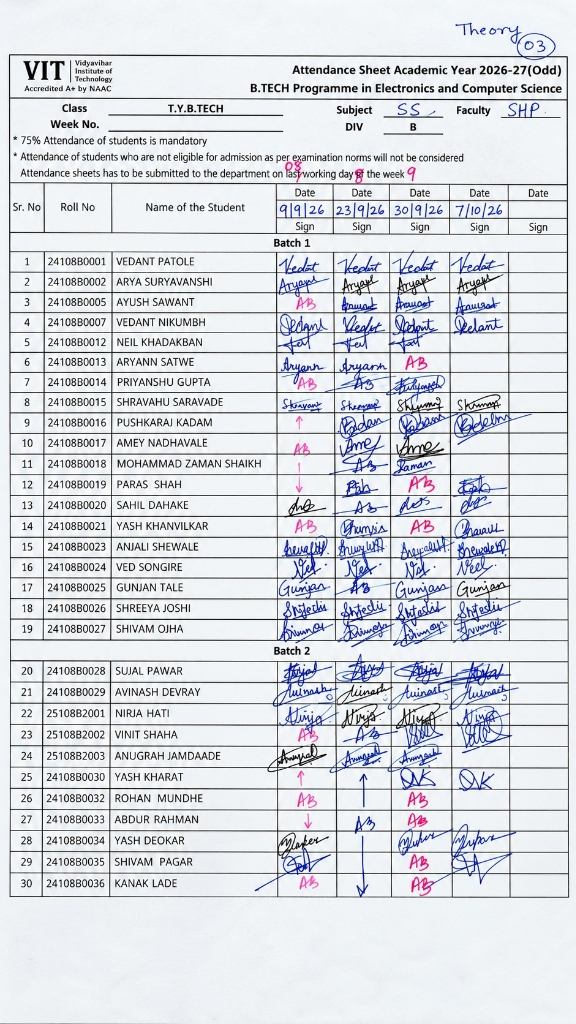
#> input picture backend/tests/fixtures/images/01_ss_divb_sr1_30_arrows.jpg, 576 x 1024 px
$ python -i image_pipeline.py   (imports and definitions only)   (older library calls are emulated)
#> lines starting #> are read from the running program, lines starting #| are printed output that depends on the picture; after the words box and inside, x2 and y2 are one past the last pixel; in counts of white or black regions, pixels touching at a corner belong together
#> further down, picture is the input picture: shape (1024, 576, 3); mean B, G, R 225.6, 219.6, 216.6
"""
backend/vision/image_pipeline.py — OpenCV Image Quality Gate & Perspective Pipeline
Provides blur detection, skew checking, table detection, perspective rectification, and cell cropping.
"""
import logging
from dataclasses import dataclass
from pathlib import Path
from typing import Optional, Tuple, List, Union
import cv2
import numpy as np

logger = logging.getLogger("attendai.vision.image_pipeline")

BLUR_THRESHOLD = 50.0       # Laplacian variance below this is flagged as blurry
SKEW_THRESHOLD_DEG = 15.0    # Degrees tilt to warn about severe skew
MIN_TABLE_AREA_RATIO = 0.15  # Table contour must be at least 15% of photo area


@dataclass
class QualityCheckResult:
    passed: bool
    blur_score: float
    skew_angle: float
    table_detected: bool
    message: str
    guidance: Optional[str] = None


class ImagePipeline:
    """
    OpenCV computer-vision pipeline for photo validation,
    deskewing, perspective correction, and cell cropping.
    """

    @staticmethod
    def check_quality(image: np.ndarray) -> QualityCheckResult:
        """
        Assess image quality before sending to Vision engines:
        - Blur (Laplacian variance)
        - Skew (tilt angle)
        - Table bounds detection
        """
        if image is None or image.size == 0:
            return QualityCheckResult(
                passed=False,
                blur_score=0.0,
                skew_angle=0.0,
                table_detected=False,
                message="Image is empty or unreadable.",
                guidance="Please upload a valid JPG or PNG photo.",
            )

        h, w = image.shape[:2]
#> h = 1024; w = 576
        gray = cv2.cvtColor(image, cv2.COLOR_BGR2GRAY) if len(image.shape) == 3 else image
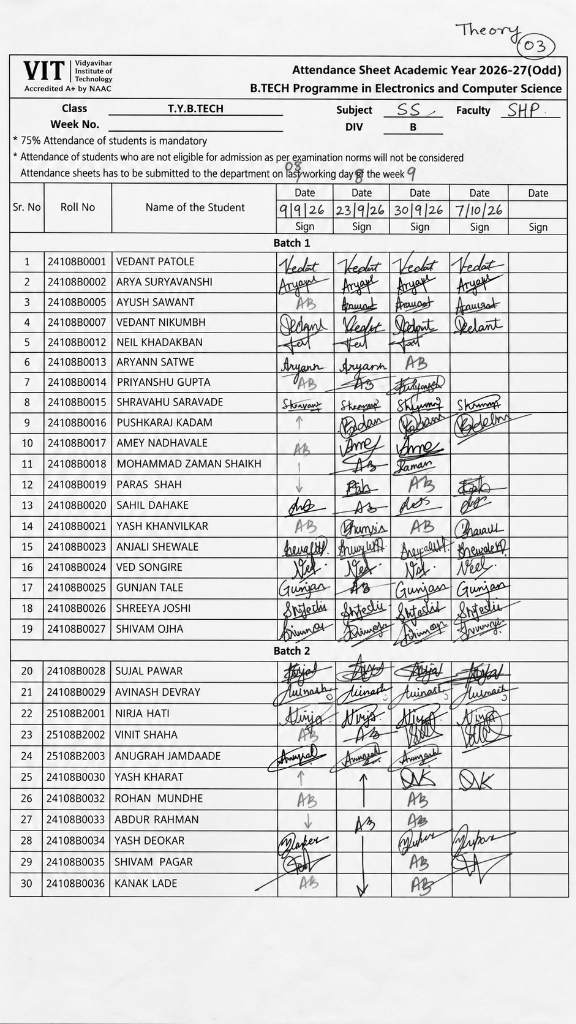
#> gray: shape (1024, 576); min 0, max 255, mean 219.4

        # 1. Blur Score (Laplacian variance)
        laplacian_var = float(cv2.Laplacian(gray, cv2.CV_64F).var())
#> laplacian_var = 14852.3
        is_blurry = laplacian_var < BLUR_THRESHOLD
#> is_blurry = False

        # 2. Skew angle estimation using minAreaRect on binary threshold
        skew_angle = 0.0
        try:
            thresh = cv2.threshold(gray, 0, 255, cv2.THRESH_BINARY_INV + cv2.THRESH_OTSU)[1]
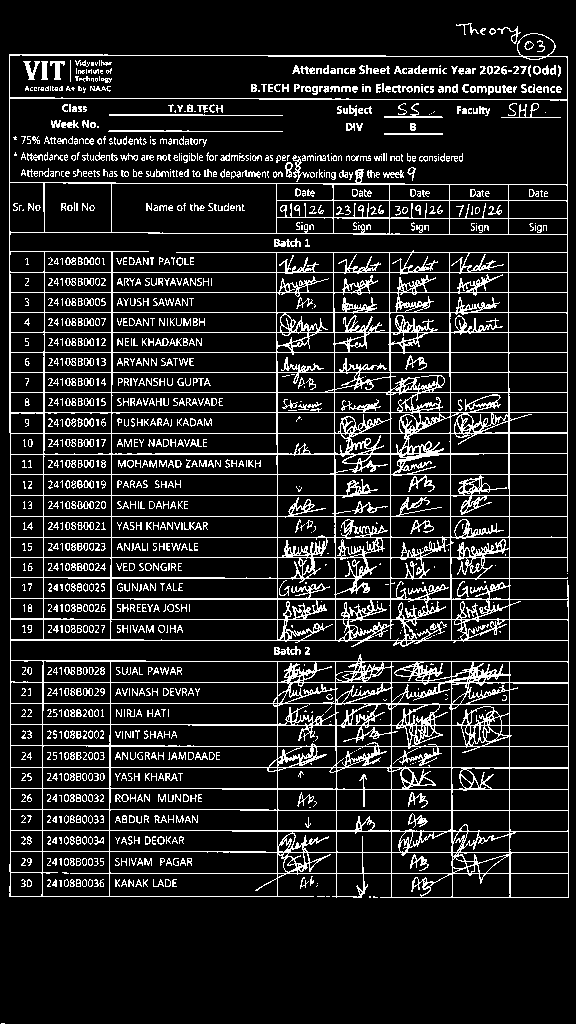
#> thresh: shape (1024, 576); 13.4% white in thin lines or dots
            coords = np.column_stack(np.where(thresh > 0))
#> coords = 78788 pairs, first value 23 to 1023, second value 1 to 568
            if len(coords) > 50:
                rect = cv2.minAreaRect(coords)
#> rect = ((523, 284.5), (567, 1000), -90)
                angle = rect[-1]
#> angle = -90
                if angle < -45:
                    angle = 90 + angle
#> angle = 0
                skew_angle = float(round(angle, 2))
#> skew_angle = 0
        except Exception as e:
            logger.debug("Skew computation error: %s", e)

        # 3. Table bounds detection
        table_detected = False
        try:
            blur = cv2.GaussianBlur(gray, (5, 5), 0)
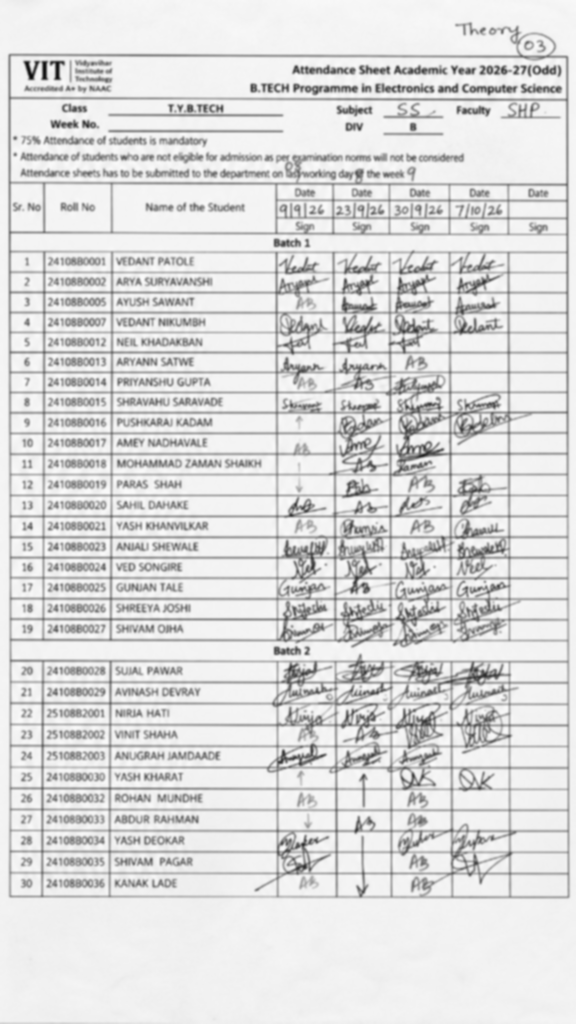
#> blur: shape (1024, 576); min 9, max 251, mean 219.4
            edges = cv2.Canny(blur, 40, 150)
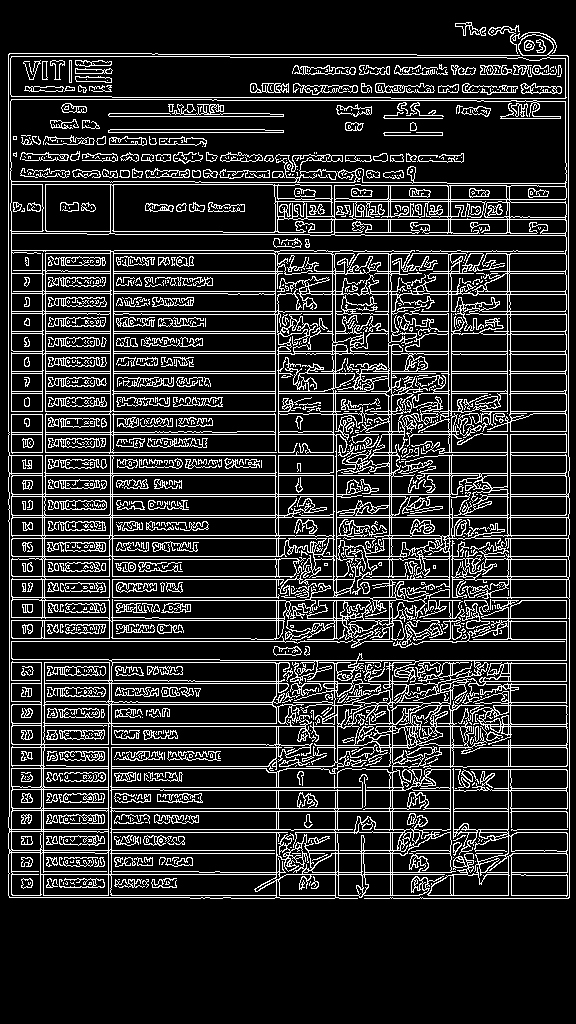
#> edges: shape (1024, 576); 17% white in thin lines or dots, all inside (x1, y1, x2, y2) = (8, 22, 570, 899)
            kernel = cv2.getStructuringElement(cv2.MORPH_RECT, (3, 3))
            edges = cv2.dilate(edges, kernel, iterations=1)
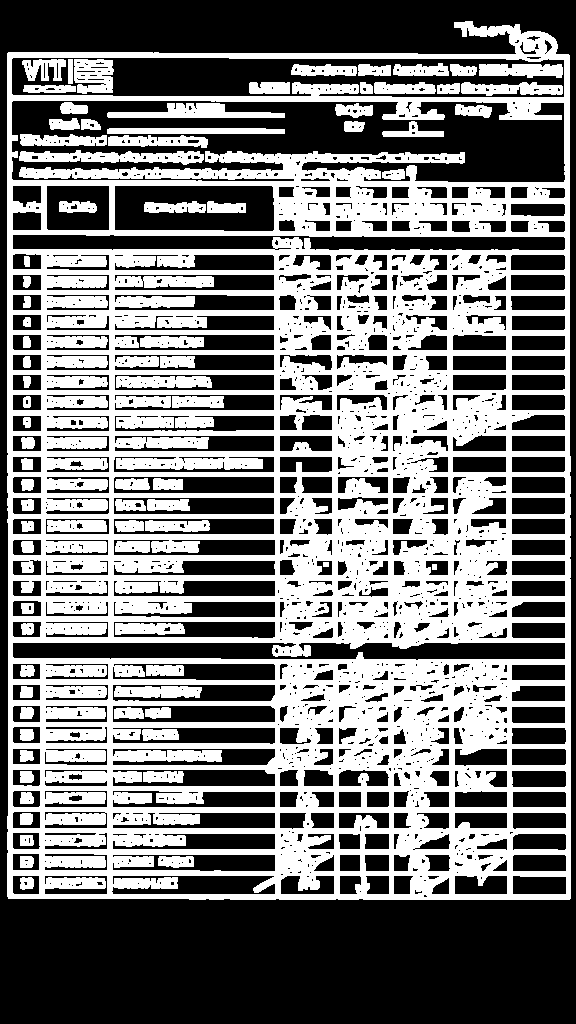
#> edges: shape (1024, 576); 46.8% white; 81 white regions
            contours, _ = cv2.findContours(edges, cv2.RETR_EXTERNAL, cv2.CHAIN_APPROX_SIMPLE)
#> contours = 1 contour; box (x1, y1, x2, y2) and area: (7, 21, 571, 900) 476836
            image_area = h * w
#> image_area = 589824
            for cnt in contours:
                area = cv2.contourArea(cnt)
                if area >= image_area * MIN_TABLE_AREA_RATIO:
                    peri = cv2.arcLength(cnt, True)
                    approx = cv2.approxPolyDP(cnt, 0.03 * peri, True)
                    if len(approx) in (4, 5, 6):
                        table_detected = True
                        break
#> this loop made 1 pass
#> (area, peri, approx, table_detected) on pass 1: (476836, 3060.4, [[547, 33], [7, 53], [8, 898], [570, 898]], True)
        except Exception as e:
            logger.debug("Table detection error: %s", e)

        # Formulate guidance and decision
        passed = True
        warnings = []
        guidance = None

        if is_blurry:
            passed = False
            warnings.append(f"Image is blurry (blur score {laplacian_var:.1f} < {BLUR_THRESHOLD})")
            guidance = "This page is blurry, please retake in good lighting with a steady camera."
        elif abs(skew_angle) > SKEW_THRESHOLD_DEG:
            warnings.append(f"High skew angle ({skew_angle}°)")
            if not guidance:
                guidance = "The photo is heavily tilted. Straighten the camera over the paper."
        elif not table_detected:
            # We don't fail outright if table isn't 100% matched, but warn
            warnings.append("Attendance register table borders not clearly outlined")
            if not guidance:
                guidance = "Ensure the entire attendance register grid is visible in frame."

        msg = "Quality check passed." if passed else "Quality check failed: " + "; ".join(warnings)

        return QualityCheckResult(
            passed=passed,
            blur_score=round(laplacian_var, 1),
            skew_angle=skew_angle,
            table_detected=table_detected,
            message=msg,
            guidance=guidance,
        )

    # [83 lines left out: functions rectify_perspective, crop_cell, not called in this run]

>>> import cv2
>>> picture = cv2.imread('../tests/fixtures/images/01_ss_divb_sr1_30_arrows.jpg')
>>> result = ImagePipeline().check_quality(picture)
